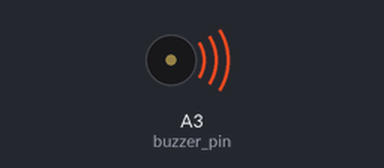
Simulated run of this sketch. Board: Arduino Uno, built with avr-gcc and run on an emulated ATmega328P. Shown: buzzer (waves = sounding).

Above: at 0.1 s.
Timing chart, 0 to 1.6 s (numbered marks = the images above):
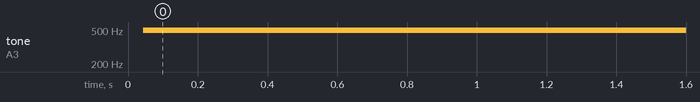

The sketch:

buzzer.ino
```cpp
#define buzzer_pin A3  // Set the buzzer port to A3
void setup() {
  pinMode(buzzer_pin, OUTPUT);  // Set the buzzer port to output mode
}

void loop()  {
  digitalWrite(buzzer_pin,HIGH);  // Set the buzzer port to high level
  delay(1);                       // Delay 1 ms
  digitalWrite(buzzer_pin,LOW);   // Set the buzzer port to low level
  delay(1);                       // Delay 1 ms
}
```

Measured:
- by itself, tone on A3 (buzzer_pin): silent → 496 Hz at 0.04 s
